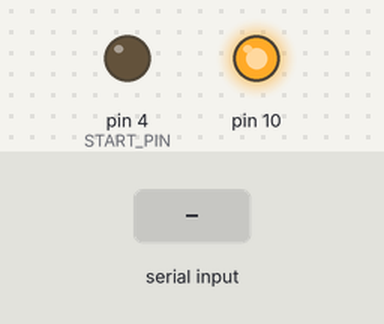
Bench run of a sketch on a simulated Arduino Uno, built with avr-gcc and run on an emulated ATmega328P. Parts: output pins drawn as LEDs (lit = HIGH). The inputs (shaded band) are chosen by the test bench. Pins used as bus, display or sensor lines are not drawn; what the sketch prints to the serial monitor is not drawn.

Above: at 0.1 s.
At 1.8 s:
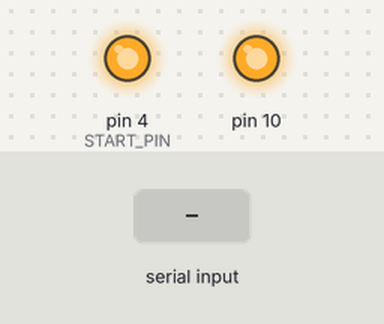
1.9 s: byte 0 (0x00) received over Serial
3.4 s: byte 1 (0x01) received over Serial
5.2 s: byte 2 (0x02) received over Serial
Timing chart, 0 to 8.2 s (numbered marks = the images above; inputs shaded):
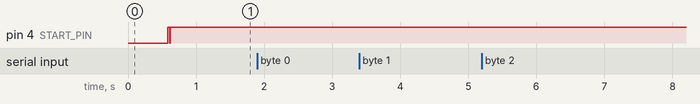

The sketch:

data_to_client.ino
```cpp
#include <SPI.h>

//  Command Definitions, data sheet pg. 40
//  System Commands
#define WAKEUP_CMD  0x02
#define STANDBY_CMD 0x04
#define RESET_CMD   0x06
#define START_CMD   0x08
#define STOP_CMD    0x0A

//  Data Read Commands
#define SDATAC_CMD  0x11
#define RDATA_CMD   0x12

//  Register Read & Write
#define PREG_CMD    0x20
#define WREG_CMD    0x40

//  PIN
const byte RESET_PIN = 3;
const byte START_PIN = 4;
const byte CS_PIN = 5;
const byte DRDY_PIN = 6;
const byte CLKSEL_PIN = 7;

//  Device Characteristics
//  Variables are set by getDeviceCharacteristics function
byte totalChannels = 0;
byte configOne = 0;
byte configTwo = 0;
byte configThree = 0;
byte biasSenseP = 0;
byte biasSenseN = 0;
bool testPassed = true;

//  For Data Streaming: true = send data, false = stop sending data
bool streamRequested = false;

void setup() {
  Serial.begin(9600);

  //  SPI Set Up
  SPI.begin();
  //  data sheet pg.12 -> SPI setting: CPOL = 0, CPHA = 1
  //  https://en.wikipedia.org/wiki/Serial_Peripheral_Interface
  SPI.setDataMode(SPI_MODE1);
  SPI.setClockDivider(SPI_CLOCK_DIV4);
  SPI.setBitOrder(MSBFIRST);

  //  Pin Set Up
  pinMode(RESET_PIN, OUTPUT);
  digitalWrite(RESET_PIN, LOW);
  pinMode(START_PIN, OUTPUT);
  digitalWrite(START_PIN, LOW);
  pinMode(CS_PIN, OUTPUT);
  digitalWrite(CS_PIN, LOW);
  pinMode(DRDY_PIN, INPUT);
  //  Used to select internal or external clock
  //  Pull CLKSEL_PIN low if external clock signal is provided
  pinMode(CLKSEL_PIN, OUTPUT);
  digitalWrite(CLKSEL_PIN, LOW);

  //  data sheet ------ pg.62
  //  Configured to generate internal test signals
  startPowerUpSequence();
  //  enable bias drive
  enableBiasSense();
  //  Make sure all the registers are written
  getDeviceCharacteristics();

  digitalWrite(START_PIN, HIGH);
  delay(10);
  testChannelAmplitude();

  digitalWrite(START_PIN, LOW);
  delay(10);

  //  Uncomment to enable differential input
//  enableDifferentialInput();

  enableSingleEndedInput();

  digitalWrite(START_PIN, HIGH);
  delay(10);
}

void loop() {
  handleSerialRead();
  if (streamRequested == true) {
    transferData();
  }
}

void handleSerialRead() {
  byte incomingByte = 0xFF;
  if (Serial.available() > 0) {
    incomingByte = Serial.read();
    if (incomingByte == 0x00) {
      transferDeviceData();
    }
    if (incomingByte == 0x01) {
      streamRequested = true;
    }
    if (incomingByte == 0x02) {
      streamRequested = false;
    }
  }
}

//  Power up sequence ------ data sheet pg.62
//  The sequence is modified the generate internal test data
void startPowerUpSequence() {
  digitalWrite(CLKSEL_PIN, HIGH);
  delay(10);
  digitalWrite(RESET_PIN, HIGH);
  //  wait for VCAP1 to settle to 1.1V
  delay(500);
  SPI.transfer(RESET_CMD);
  delayMicroseconds(36);
  //  Device wakes up automatically at RDATAC (Read Data Continous) mode.
  //  Send SDATAC (Stop Data Continous) command in order to write to registers.
  SPI.transfer(SDATAC_CMD);
  delayMicroseconds(10);
  //  CONFIG1
  //  CLK_EN = 1 -> enable internal clock output
  //  DR = 110 -> fMOD/4096
  writeToRegister(0x94, 0x01);
  delay(10);
  //  CONFIG2 ------ data sheet pg.47
  //  configured to generate internal test signal at DC (direct current)
  writeToRegister(0xD3, 0x02);
  delay(10);
  //  CONFIG3 ------ data sheet pg.48
  //  PDB_REFBUF = 1 -> use internal reference
  //  BIASREF_INT = 1 -> enable internal reference signal, this is used to establish
  //  common ground and prevent significant voltage offset
  writeToRegister(0xEC, 0x03);
  delay(50);
  //  CHnSET ------ data sheet pg.50
  //  All the channels' gain are set to 24 and generate internal test signals
  writeToRegister(0b01100101, 0x05);
  delayMicroseconds(8);
  writeToRegister(0b01100101, 0x06);
  delayMicroseconds(8);
  writeToRegister(0b01100101, 0x07);
  delayMicroseconds(8);
  writeToRegister(0b01100101, 0x08);
  delayMicroseconds(8);
  writeToRegister(0b01100101, 0x09);
  delayMicroseconds(8);
  writeToRegister(0b01100101, 0x0A);
  delayMicroseconds(8);
  writeToRegister(0b01100101, 0x0B);
  delayMicroseconds(8);
  writeToRegister(0b01100101, 0x0C);
  delayMicroseconds(8);
}

void enableDifferentialInput() {
  writeToRegister(0b01100000, 0x05);
  delayMicroseconds(8);
  writeToRegister(0b01100000, 0x06);
  delayMicroseconds(8);
  writeToRegister(0b01100000, 0x07);
  delayMicroseconds(8);
  writeToRegister(0b01100000, 0x08);
  delayMicroseconds(8);
  writeToRegister(0b01100000, 0x09);
  delayMicroseconds(8);
  writeToRegister(0b01100000, 0x0A);
  delayMicroseconds(8);
  writeToRegister(0b01100000, 0x0B);
  delayMicroseconds(8);
  writeToRegister(0b01100000, 0x0C);
  delayMicroseconds(8);
}

void enableSingleEndedInput() {
  writeToRegister(0b00100110, 0x15);
  delayMicroseconds(8);
  writeToRegister(0b01100110, 0x05);
  delayMicroseconds(8);
  writeToRegister(0b01100110, 0x06);
  delayMicroseconds(8);
  writeToRegister(0b01100110, 0x07);
  delayMicroseconds(8);
  writeToRegister(0b01100110, 0x08);
  delayMicroseconds(8);
  writeToRegister(0b01100110, 0x09);
  delayMicroseconds(8);
  writeToRegister(0b01100110, 0x0A);
  delayMicroseconds(8);
  writeToRegister(0b01100110, 0x0B);
  delayMicroseconds(8);
  writeToRegister(0b01100110, 0x0C);
  delayMicroseconds(8);
}

void enableBiasSense() {
  writeToRegister(0b11111111, 0x0D);
  delayMicroseconds(8);
  writeToRegister(0b11111111, 0x0E);
  delayMicroseconds(8);
}

void getDeviceCharacteristics() {
  //  First two bits determine number of available channels ------ data sheet pg.45
  const byte numberOfChannels = getDeviceID() & 0x03;
  if (numberOfChannels == 0x00) {
    totalChannels = 4;
  }
  if (numberOfChannels == 0x01) {
    totalChannels = 6;
  }
  if (numberOfChannels == 0x2) {
    totalChannels = 8;
  }
  configOne = readRegister(0x01);
  configTwo = readRegister(0x02);
  configThree = readRegister(0x03);
  biasSenseP = readRegister(0x0D);
  biasSenseN = readRegister(0x0E);
}

void transferDeviceData() {
  byte header = 6;
  Serial.write(header);
  Serial.write(totalChannels);
  Serial.write(configOne);
  Serial.write(configTwo);
  Serial.write(configThree);
  Serial.write(testPassed);
}

//  This returns device ID, something like 00111110
//  The last two bits indicate how many channels is availble
//  00 -> 4 channels, 01 -> 6 channels, 10 -> 8 channels
byte getDeviceID() {
  byte deviceID = readRegister(0x00);
  return deviceID;
}

void writeToRegister(byte command, byte address) {
  byte _address = WREG_CMD | address;
  SPI.transfer(_address);
  delayMicroseconds(8);
  //  read 1 register
  SPI.transfer(0x00);
  //  No Operation (NOP) to retrieve the data
  SPI.transfer(command);
}

byte readRegister(byte address) {
  byte _address = PREG_CMD | address;
  SPI.transfer(_address);
  delayMicroseconds(8);
  //  read 1 register
  SPI.transfer(0x00);
  //  No Operation (NOP) to retrieve the data
  byte rData = SPI.transfer(0x00);
  delayMicroseconds(2);
  return rData;
}

void readData() {
  SPI.transfer(RDATA_CMD);
}

// Aggregates every 3 bytes to according channel and display ADC converted value
// Mostly used for reading data in serial monitor & internal test
void readIncomingData(long &stat, long channelData[]) {
  //  3 bytes per channel + 3 bytes status data at the beginning
  //  data sheet ------ pg.39
  int bytesToRead = 3 + (3 * totalChannels);
  //  Bit mask: long is 32 bits variable, only select 0 - 23rd bits
  long mask = 0x00FFFFFF;
  //  Map channel 1 through n to 1 iteration
  //  e.g channel 1 is bytes in range 2 - 6
  byte currentChannel = 1;
  byte firstChannelByte = (currentChannel + 1) * 3 - 4;
  byte lastChannelByte = (currentChannel + 1) * 3;
  for (int i = 0; i < bytesToRead; i += 1) {
    byte data = SPI.transfer(0x00);
    if (i < 3) {
      stat = stat << 8;
      stat = stat | data;
    }
    if (i == 2) {
      stat = stat & mask;
    }
    if (i > firstChannelByte && i < lastChannelByte) {
      channelData[currentChannel - 1L] = channelData[currentChannel - 1L] << 8;
      channelData[currentChannel - 1L] = channelData[currentChannel - 1L] | data;
    }
    if (i == (lastChannelByte - 1)) {
      channelData[currentChannel - 1] = channelData[currentChannel - 1] & mask;
      currentChannel = currentChannel + 1;
      firstChannelByte = (currentChannel + 1) * 3 - 4;
      lastChannelByte = (currentChannel + 1) * 3;
    }
  }
}

void processIncomingData(byte channelData[]) {
  byte bytesToRead = totalChannels * 3 + 3;
  for (int i = 0; i < bytesToRead; i += 1) {
    channelData[i] = SPI.transfer(0x00);
  }
}

//  Rough timing to allow 250 sample per second
void transferData() {
  //  3 bytes per channel + 3 bytes status data at the beginning + 1 byte header
  //  data sheet ------ pg.39
  byte bytesToRead = totalChannels * 3 + 3;
  byte channelData [bytesToRead];
  readData();
  //  1000 ms / 250 sps = 4 ms per sample
  delay(4);
  processIncomingData(channelData);
  //  Total data size: 3 bytes per channel + 3 bytes for device status + 1 byte for the header
  byte header = bytesToRead + 1;
  Serial.write(header);
  for (byte i = 0; i < bytesToRead; i += 1) {
    Serial.write(channelData[i]);
  }
}

void testChannelAmplitude() {
  //  The output is set to -(VREFP - VREFN) / 2400  = 0.001875
  //  The output will have around 20uV offsets ------ data sheet pg.14 figure14
  //  This offset is usually remedied by supplying voltage to drive the skin to common ground
  float tolerance = 0.000080;
  float target = -0.001875;
  long stat = 0;
  long channelData [totalChannels];
  for (byte i = 0; i < 5; i += 1) {
    readData();
    delay(4);
    readIncomingData(stat, channelData);
    for (byte x = 0; x < totalChannels; x += 1) {
      float channelValue = convertChannelData(channelData[x]);
      if (channelValue > (target + tolerance) || channelValue < (target - tolerance)) {
        testPassed = false;
      }
    }
  }
}

float convertChannelData(long data) {
  float lsb = (2 * 4.5 / 24) / (pow(2, 24));
  long maxValue = pow(2L, 23L) - 1L;
  if (data > maxValue) {
    long negativeValue = data - maxValue - 1;
    return (negativeValue - pow(2L, 23L)) * lsb;
  }
  return data * lsb;
}
```

Measured:
- after the input at 1.9 s, every drawn part: stays the same
- after the input at 3.4 s, every drawn part: stays the same
- after the input at 5.2 s, every drawn part: stays the same
